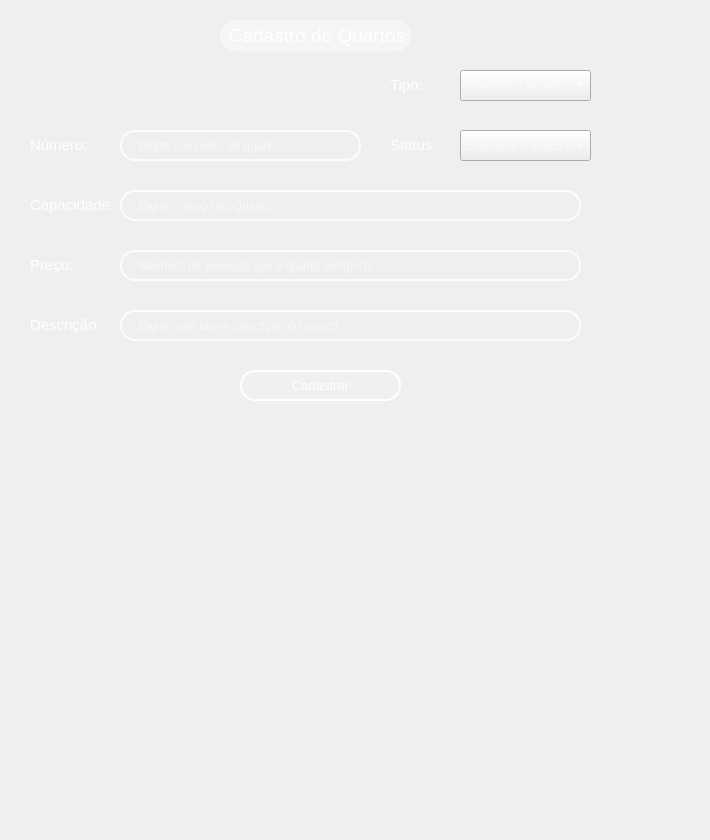
       <widget class="QWidget" name="page_20">
        <widget class="QWidget" name="widget_14" native="true">
         <property name="geometry">
          <rect>
           <x>-40</x>
           <y>-280</y>
           <width>701</width>
           <height>831</height>
          </rect>
         </property>
         <property name="styleSheet">
          <string notr="true">QWidget {
    background: qradialgradient(
        cx: 0.5, cy: 0.2, radius: 0.8,
        fx: 0.5, fy: 0.2,
        stop: 0 #7FA3A6,  /* Brilho no topo (mais suave) */
        stop: 0.4 #4E7580, /* Azul intermediário mais escuro */
        stop: 0.7 #27425A, /* Azul mais escuro na transição */
        stop: 1 #0A1A30   /* Azul bem escuro na parte inferior */
    );
}
</string>
         </property>
         <widget class="QLabel" name="label_8">
          <property name="geometry">
           <rect>
            <x>260</x>
            <y>300</y>
            <width>191</width>
            <height>31</height>
           </rect>
          </property>
          <property name="styleSheet">
           <string notr="true">QWidget {
    background-color: rgba(255, 255, 255, 90); /* 20% de opacidade */
    border-radius: 15px;
    border: 1px solid rgba(255, 255, 255, 100);
    backdrop-filter: blur(10px);
    /* Sombra inicial sutil nas laterais */
    box-shadow: 0 0 5px rgba(255, 255, 255, 50);
    /* Transição suave para sombra e fundo */
    transition: box-shadow 0.5s ease, background-color 0.5s ease, border 0.5s ease;
}

QWidget:hover {
    background-color: rgba(255, 255, 255, 110); /* Aumenta o brilho */
    border: 1px solid rgba(255, 255, 255, 130);
    /* Sombra mais intensa nas laterais, simulando brilho em movimento */
    box-shadow: 10px 0 15px rgba(255, 255, 255, 100), 
                -10px 0 15px rgba(255, 255, 255, 100);
}</string>
          </property>
          <property name="text">
           <string>&lt;html&gt;&lt;head/&gt;&lt;body&gt;&lt;p align=&quot;center&quot;&gt;&lt;span style=&quot; font-size:14pt; color:#ffffff;&quot;&gt;Cadastro de Quartos&lt;/span&gt;&lt;/p&gt;&lt;/body&gt;&lt;/html&gt;</string>
          </property>
         </widget>
        </widget>
        <widget class="QLabel" name="label_83">
         <property name="geometry">
          <rect>
           <x>30</x>
           <y>120</y>
           <width>351</width>
           <height>51</height>
          </rect>
         </property>
         <property name="font">
          <font>
           <pointsize>10</pointsize>
          </font>
         </property>
         <property name="text">
          <string>&lt;html&gt;&lt;head/&gt;&lt;body&gt;&lt;p&gt;&lt;span style=&quot; font-size:11pt; color:#ffffff;&quot;&gt;Número:&lt;/span&gt;&lt;/p&gt;&lt;/body&gt;&lt;/html&gt;</string>
         </property>
        </widget>
        <widget class="QLabel" name="label_87">
         <property name="geometry">
          <rect>
           <x>30</x>
           <y>180</y>
           <width>571</width>
           <height>51</height>
          </rect>
         </property>
         <property name="font">
          <font>
           <pointsize>10</pointsize>
          </font>
         </property>
         <property name="text">
          <string>&lt;html&gt;&lt;head/&gt;&lt;body&gt;&lt;p&gt;&lt;span style=&quot; font-size:11pt; color:#ffffff;&quot;&gt;Capacidade:&lt;/span&gt;&lt;/p&gt;&lt;/body&gt;&lt;/html&gt;</string>
         </property>
        </widget>
        <widget class="QLabel" name="label_86">
         <property name="geometry">
          <rect>
           <x>30</x>
           <y>240</y>
           <width>571</width>
           <height>51</height>
          </rect>
         </property>
         <property name="font">
          <font>
           <pointsize>10</pointsize>
          </font>
         </property>
         <property name="text">
          <string>&lt;html&gt;&lt;head/&gt;&lt;body&gt;&lt;p&gt;&lt;span style=&quot; font-size:11pt; color:#ffffff;&quot;&gt;Preço:&lt;/span&gt;&lt;/p&gt;&lt;/body&gt;&lt;/html&gt;</string>
         </property>
        </widget>
        <widget class="QLineEdit" name="linha_preco">
         <property name="geometry">
          <rect>
           <x>120</x>
           <y>190</y>
           <width>461</width>
           <height>31</height>
          </rect>
         </property>
         <property name="styleSheet">
          <string notr="true">QLineEdit {
    /* Borda e fundo */
    border: 2px solid rgba(255, 255, 255, 200);
    border-radius: 15px;
    background-color: rgba(0, 0, 0, 0); /* Totalmente transparente */
    
    /* Espaçamento interno */
    padding: 5px 15px;
    
    /* Cor do texto */
    color: white;
    
    /* Melhora a renderização */
    background-clip: padding-box;
}

/* Efeito ao focar */
QLineEdit:focus {
    border: 2px solid rgba(255, 255, 255, 255);
    background-color: rgba(255, 255, 255, 36);
}</string>
         </property>
         <property name="placeholderText">
          <string>Digite o preço do Quarto.</string>
         </property>
        </widget>
        <widget class="QLabel" name="label_85">
         <property name="geometry">
          <rect>
           <x>390</x>
           <y>120</y>
           <width>211</width>
           <height>51</height>
          </rect>
         </property>
         <property name="maximumSize">
          <size>
           <width>16777215</width>
           <height>16777215</height>
          </size>
         </property>
         <property name="font">
          <font>
           <pointsize>8</pointsize>
          </font>
         </property>
         <property name="text">
          <string>&lt;html&gt;&lt;head/&gt;&lt;body&gt;&lt;p&gt;&lt;span style=&quot; font-size:11pt; color:#ffffff;&quot;&gt;Status:&lt;/span&gt;&lt;/p&gt;&lt;/body&gt;&lt;/html&gt;</string>
         </property>
        </widget>
        <widget class="QLabel" name="label_84">
         <property name="geometry">
          <rect>
           <x>390</x>
           <y>60</y>
           <width>211</width>
           <height>51</height>
          </rect>
         </property>
         <property name="font">
          <font>
           <pointsize>10</pointsize>
          </font>
         </property>
         <property name="text">
          <string>&lt;html&gt;&lt;head/&gt;&lt;body&gt;&lt;p&gt;&lt;span style=&quot; font-size:11pt; color:#ffffff;&quot;&gt;Tipo:&lt;/span&gt;&lt;/p&gt;&lt;/body&gt;&lt;/html&gt;</string>
         </property>
        </widget>
        <widget class="QLabel" name="label_88">
         <property name="geometry">
          <rect>
           <x>30</x>
           <y>300</y>
           <width>571</width>
           <height>51</height>
          </rect>
         </property>
         <property name="font">
          <font>
           <pointsize>10</pointsize>
          </font>
         </property>
         <property name="text">
          <string>&lt;html&gt;&lt;head/&gt;&lt;body&gt;&lt;p&gt;&lt;span style=&quot; font-size:11pt; color:#ffffff;&quot;&gt;Descrição:&lt;/span&gt;&lt;/p&gt;&lt;/body&gt;&lt;/html&gt;</string>
         </property>
        </widget>
        <widget class="QLineEdit" name="linha_numero_quarto">
         <property name="geometry">
          <rect>
           <x>120</x>
           <y>130</y>
           <width>241</width>
           <height>31</height>
          </rect>
         </property>
         <property name="styleSheet">
          <string notr="true">QLineEdit {
    /* Borda e fundo */
    border: 2px solid rgba(255, 255, 255, 200);
    border-radius: 15px;
    background-color: rgba(0, 0, 0, 0); /* Totalmente transparente */
    
    /* Espaçamento interno */
    padding: 5px 15px;
    
    /* Cor do texto */
    color: white;
    
    /* Melhora a renderização */
    background-clip: padding-box;
}

/* Efeito ao focar */
QLineEdit:focus {
    border: 2px solid rgba(255, 255, 255, 255);
    background-color: rgba(255, 255, 255, 36);
}</string>
         </property>
         <property name="inputMask">
          <string/>
         </property>
         <property name="placeholderText">
          <string>Digite o número do quarto.</string>
         </property>
        </widget>
        <widget class="QComboBox" name="combo_stts">
         <property name="geometry">
          <rect>
           <x>460</x>
           <y>130</y>
           <width>131</width>
           <height>31</height>
          </rect>
         </property>
         <property name="styleSheet">
          <string notr="true">color:rgba(255, 255, 255, 255);</string>
         </property>
         <property name="placeholderText" stdset="0">
          <string>Selecione o status do quarto</string>
         </property>
         <item>
          <property name="text">
           <string>Disponível</string>
          </property>
         </item>
         <item>
          <property name="text">
           <string>Ocupado</string>
          </property>
         </item>
         <item>
          <property name="text">
           <string>Em manutenção</string>
          </property>
         </item>
        </widget>
        <widget class="QComboBox" name="combo_tipo">
         <property name="geometry">
          <rect>
           <x>460</x>
           <y>70</y>
           <width>131</width>
           <height>31</height>
          </rect>
         </property>
         <property name="font">
          <font>
           <pointsize>8</pointsize>
          </font>
         </property>
         <property name="styleSheet">
          <string notr="true">color:rgba(255, 255, 255, 255);</string>
         </property>
         <property name="placeholderText" stdset="0">
          <string>Selecione o Modelo de Quarto</string>
         </property>
         <item>
          <property name="text">
           <string>Master</string>
          </property>
         </item>
         <item>
          <property name="text">
           <string>Luxo</string>
          </property>
         </item>
         <item>
          <property name="text">
           <string>Suíte</string>
          </property>
         </item>
         <item>
          <property name="text">
           <string>Simples</string>
          </property>
         </item>
         <item>
          <property name="text">
           <string>Duplo</string>
          </property>
         </item>
        </widget>
        <widget class="QLineEdit" name="linha_capacidade">
         <property name="geometry">
          <rect>
           <x>120</x>
           <y>250</y>
           <width>461</width>
           <height>31</height>
          </rect>
         </property>
         <property name="styleSheet">
          <string notr="true">QLineEdit {
    /* Borda e fundo */
    border: 2px solid rgba(255, 255, 255, 200);
    border-radius: 15px;
    background-color: rgba(0, 0, 0, 0); /* Totalmente transparente */
    
    /* Espaçamento interno */
    padding: 5px 15px;
    
    /* Cor do texto */
    color: white;
    
    /* Melhora a renderização */
    background-clip: padding-box;
}

/* Efeito ao focar */
QLineEdit:focus {
    border: 2px solid rgba(255, 255, 255, 255);
    background-color: rgba(255, 255, 255, 36);
}</string>
         </property>
         <property name="placeholderText">
          <string>Níumero de pessoas que o quarto comporta.</string>
         </property>
        </widget>
        <widget class="QPushButton" name="btn_cadastrar_quarto">
         <property name="geometry">
          <rect>
           <x>240</x>
           <y>370</y>
           <width>161</width>
           <height>31</height>
          </rect>
         </property>
         <property name="font">
          <font>
           <pointsize>10</pointsize>
           <weight>50</weight>
           <bold>false</bold>
          </font>
         </property>
         <property name="styleSheet">
          <string notr="true">QPushButton {
    background-color: rgba(255, 255, 255, 0.5);
    border: 2px solid rgba(255, 255, 255, 0.3); /* Borda branca translúcida */
    color: #333333; /* Texto totalmente opaco */
}

QPushButton:hover {
     background-color: #CFD8DC;
    border-color: rgba(255, 255, 255,255); 
}

QPushButton:pressed {
    background-color: #A0B2C8; /* Azul acinzentado */
border-color: #003366; /* Azul escuro */
}
 QPushButton{border: 2px solid rgba(255, 255, 255, 200);
    border-radius: 15px;
    background-color: rgba(0, 0, 0, 0); /* Totalmente transparente */
    
    /* Espaçamento interno */
    padding: 5px 15px;
    
    /* Cor do texto */
    color: white;
    
    /* Melhora a renderização */
    background-clip: padding-box;
}

/* Efeito ao focar */
QPushButton {
    border: 2px solid rgba(255, 255, 255, 255);
    background-color: rgba(255, 255, 255, 20);
}</string>
         </property>
         <property name="text">
          <string>Cadastrar</string>
         </property>
        </widget>
        <widget class="QLineEdit" name="linha_desc">
         <property name="geometry">
          <rect>
           <x>120</x>
           <y>310</y>
           <width>461</width>
           <height>31</height>
          </rect>
         </property>
         <property name="styleSheet">
          <string notr="true">QLineEdit {
    /* Borda e fundo */
    border: 2px solid rgba(255, 255, 255, 200);
    border-radius: 15px;
    background-color: rgba(0, 0, 0, 0); /* Totalmente transparente */
    
    /* Espaçamento interno */
    padding: 5px 15px;
    
    /* Cor do texto */
    color: white;
    
    /* Melhora a renderização */
    background-clip: padding-box;
}

/* Efeito ao focar */
QLineEdit:focus {
    border: 2px solid rgba(255, 255, 255, 255);
    background-color: rgba(255, 255, 255, 36);
}</string>
         </property>
         <property name="placeholderText">
          <string>Digite uma breve descrição do quarto.</string>
         </property>
        </widget>
        <zorder>widget_14</zorder>
        <zorder>label_83</zorder>
        <zorder>label_85</zorder>
        <zorder>label_84</zorder>
        <zorder>label_88</zorder>
        <zorder>label_86</zorder>
        <zorder>label_87</zorder>
        <zorder>linha_numero_quarto</zorder>
        <zorder>combo_stts</zorder>
        <zorder>combo_tipo</zorder>
        <zorder>linha_capacidade</zorder>
        <zorder>linha_preco</zorder>
        <zorder>btn_cadastrar_quarto</zorder>
        <zorder>linha_desc</zorder>
       </widget>
